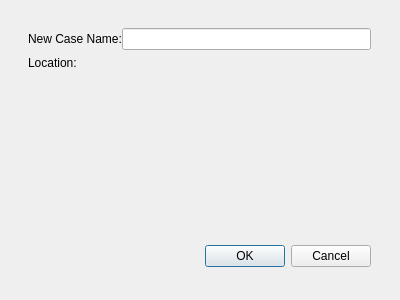
<?xml version="1.0" encoding="UTF-8"?>
<ui version="4.0">
 <class>Dialog</class>
 <widget class="QDialog" name="Dialog">
  <property name="windowModality">
   <enum>Qt::ApplicationModal</enum>
  </property>
  <property name="geometry">
   <rect>
    <x>0</x>
    <y>0</y>
    <width>400</width>
    <height>300</height>
   </rect>
  </property>
  <property name="windowTitle">
   <string>Dialog</string>
  </property>
  <widget class="QDialogButtonBox" name="buttonBox">
   <property name="geometry">
    <rect>
     <x>30</x>
     <y>240</y>
     <width>341</width>
     <height>32</height>
    </rect>
   </property>
   <property name="orientation">
    <enum>Qt::Horizontal</enum>
   </property>
   <property name="standardButtons">
    <set>QDialogButtonBox::Cancel|QDialogButtonBox::Ok</set>
   </property>
  </widget>
  <widget class="QFrame" name="verticalFrame">
   <property name="geometry">
    <rect>
     <x>19</x>
     <y>19</y>
     <width>361</width>
     <height>211</height>
    </rect>
   </property>
   <layout class="QVBoxLayout" name="verticalLayout">
    <item>
     <widget class="QFrame" name="horizontalFrame">
      <property name="sizePolicy">
       <sizepolicy hsizetype="Preferred" vsizetype="Fixed">
        <horstretch>0</horstretch>
        <verstretch>0</verstretch>
       </sizepolicy>
      </property>
      <layout class="QHBoxLayout" name="horizontalLayout">
       <property name="spacing">
        <number>0</number>
       </property>
       <property name="leftMargin">
        <number>0</number>
       </property>
       <property name="topMargin">
        <number>0</number>
       </property>
       <property name="rightMargin">
        <number>0</number>
       </property>
       <property name="bottomMargin">
        <number>0</number>
       </property>
       <item>
        <widget class="QLabel" name="label">
         <property name="text">
          <string>New Case Name:</string>
         </property>
        </widget>
       </item>
       <item>
        <widget class="QLineEdit" name="lineEdit"/>
       </item>
      </layout>
     </widget>
    </item>
    <item>
     <widget class="QLabel" name="label_2">
      <property name="sizePolicy">
       <sizepolicy hsizetype="Preferred" vsizetype="Fixed">
        <horstretch>0</horstretch>
        <verstretch>0</verstretch>
       </sizepolicy>
      </property>
      <property name="text">
       <string>Location:</string>
      </property>
     </widget>
    </item>
    <item>
     <widget class="RemoteFileTree" name="secondary_remoteFileTree" native="true"/>
    </item>
   </layout>
  </widget>
 </widget>
 <customwidgets>
  <customwidget>
   <class>RemoteFileTree</class>
   <extends>QWidget</extends>
   <header>../AgaveExplorer/remoteFileOps/remotefiletree.h</header>
   <container>1</container>
  </customwidget>
 </customwidgets>
 <resources/>
 <connections>
  <connection>
   <sender>buttonBox</sender>
   <signal>accepted()</signal>
   <receiver>Dialog</receiver>
   <slot>accept()</slot>
   <hints>
    <hint type="sourcelabel">
     <x>248</x>
     <y>254</y>
    </hint>
    <hint type="destinationlabel">
     <x>157</x>
     <y>274</y>
    </hint>
   </hints>
  </connection>
  <connection>
   <sender>buttonBox</sender>
   <signal>rejected()</signal>
   <receiver>Dialog</receiver>
   <slot>reject()</slot>
   <hints>
    <hint type="sourcelabel">
     <x>316</x>
     <y>260</y>
    </hint>
    <hint type="destinationlabel">
     <x>286</x>
     <y>274</y>
    </hint>
   </hints>
  </connection>
 </connections>
</ui>
